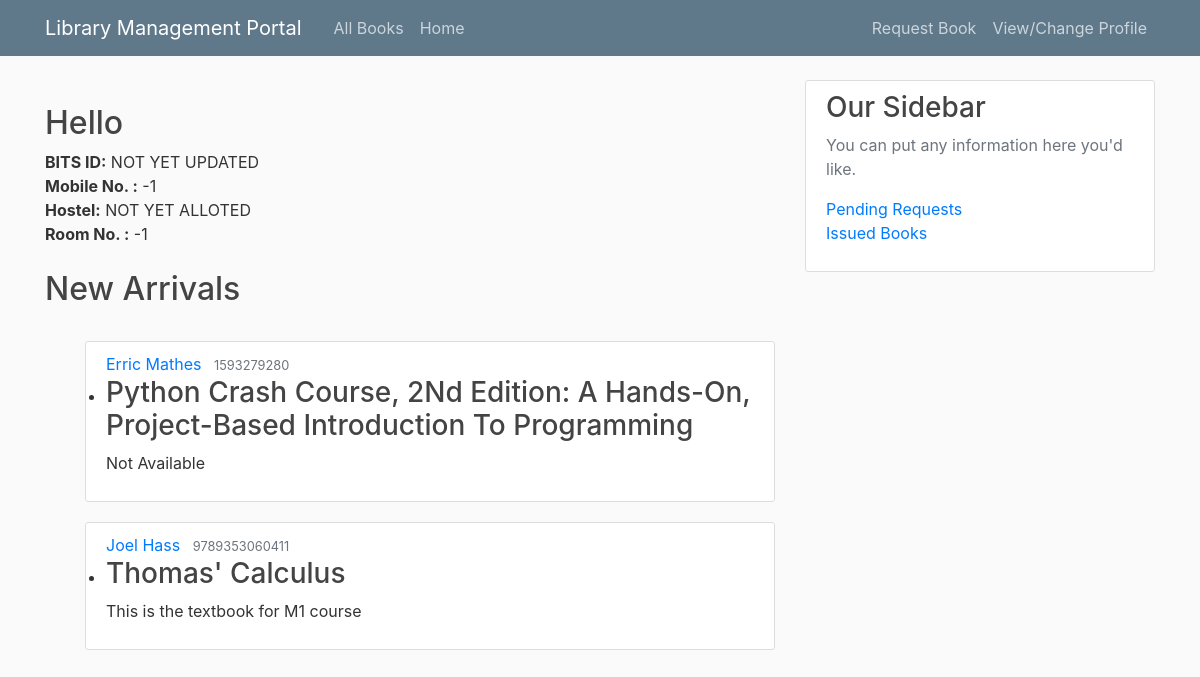
The page /lib/ (signed in) on the database its author committed.
### libmansys/models.py (models this page shows, shortened)
class Student(models.Model):
    bits_id = models.CharField(max_length=13, default="NOT YET UPDATED")
    user_ID = models.IntegerField(default=-1)
    mobile_number = models.IntegerField(default=-1,
                                        validators=[
                                            MaxValueValidator(9999999999),
                                            MinValueValidator(1000000000),
                                        ])
    room_no = models.IntegerField(default=-1)
    hostel = models.CharField(
        max_length=50, choices=HOSTEL_CHOICES, default="NOT YET ALLOTED"
    )

class Book(models.Model):
    name = models.CharField(max_length=50)
    author = models.CharField(max_length=200)
    publisher = models.CharField(max_length=200, default="Not Available")
    isbn = models.PositiveIntegerField()
    genre = models.CharField(max_length=50, default="Not Available")
    summary = models.CharField(max_length=200, default="Not Available")
    location = models.CharField(max_length=200, default="Not Available")
    availability = models.IntegerField(default=0)

### libmansys/views.py (the view)
# urls.py: path("", views.user_home, name="user_home"),
def user_home(request):
    book_list = Book.objects.all()[:5]
    is_new_user(
        request)  # add a new user to the Student model,do nothing for an existing student
    student = Student.objects.get(user_ID=request.user.id)
    context = {"student": student, "book_list": book_list}
    return render(request, "libmansys/user_home.html", context)

### libmansys/functions.py (called while the page is built)
def is_new_user(request):
    student_list = Student.objects.all()  # Get existing students
    student_id_list = []  # Stores the unique IDs of every student
    for student in student_list:
        student_id_list.append(student.user_ID)
    current_user_id = request.user.id  # get the ID of current user
    if current_user_id not in student_id_list:  # If the current user is not in database
        s = Student(user_ID=current_user_id)  # Create a new user
        s.save()  # Add it to the database
        return True
    else:
        return False

### libmansys/templates/libmansys/user_home.html (shortened to what this page needs)
{%extends "libmansys/base.html"%}
{%block content%}
{%load socialaccount%}
<h2>Hello {{user.get_full_name}}</h2>
<a>
    <b>BITS ID:</b> {{student.bits_id}}<br>
    <b>Mobile No. :</b> {{student.mobile_number}}<br>
    <b>Hostel:</b> {{student.hostel}}<br>
    <b>Room No. :</b> {{student.room_no}}<br>
</a>
<br>
<h2>New Arrivals</h2>
<br>
<ul>
    {%for book in book_list%}
    <article class="media content-section">
      <div class="media-body">
        <div class="book-metadata">
          <a class="mr-2" href="#">{{ book.author }}</a>
          <small class="text-muted">{{ book.isbn }}</small>
        </div>
        <li><a href="{% url 'libmansys:detail' book.isbn %}">
            <h3>{{book.name}}</h3>
          </a></li>
        <p class="book-summary">{{ book.summary }}</p>
      </div>
    </article>
    {%endfor%}
  </ul>
{%endblock content%}

### libmansys/templates/libmansys/base.html (shortened to what this page needs)
{%load static%}
<!DOCTYPE html>
<html>
<head>
  <link rel="stylesheet" href="https://maxcdn.bootstrapcdn.com/bootstrap/4.0.0/css/bootstrap.min.css"
>
  <link rel="stylesheet" type="text/css" href="{%static 'libmansys/main.css'%}">
</head>
<body>
  <header class="site-header">
    <nav class="navbar navbar-expand-md navbar-dark bg-steel fixed-top">
      <div class="container">
        <a class="navbar-brand mr-4" href="/">Library Management Portal</a>
        <div class="collapse navbar-collapse" id="navbarToggle">
          <div class="navbar-nav mr-auto">
            <a class="nav-item nav-link" href="{%url 'libmansys:booklist'%}">All Books</a>
            <a class="nav-item nav-link" href="{%url 'libmansys:user_home'%}">Home</a>
          </div>
          <div class="navbar-nav">
            <a class="nav-item nav-link" href="{%url 'libmansys:request'%}">Request Book</a>
            <a class="nav-item nav-link" href="{%url 'libmansys:profile'%}">View/Change Profile</a>
          </div>
        </div>
      </div>
    </nav>
  </header>
  <main role="main" class="container">
    <div class="row">
      <div class="col-md-8">
        {% block content %}{% endblock %}
      </div>
      <div class="col-md-4">
        <div class="content-section">
          <h3>Our Sidebar</h3>
          <p class='text-muted'>You can put any information here you'd like.
            <ul class="list-group">
              <a class="list-item list-link" href="{%url 'libmansys:pending_requests'%}">Pending Requests</a></ul>
              <a class="list-item list-link" href="{%url 'libmansys:issued_books'%}">Issued Books</a></ul>
          </p>
        </div>
      </div>
    </div>
  </main>
</body>
</html>

### libmansys/static/libmansys/main.css (style rules this page uses)
body { background: #fafafa; color: #333333; margin-top: 5rem; }
h1, h2, h3, h4, h5, h6 { color: #444444; }
ul { margin: 0; }
.bg-steel { background-color: #5f788a; }
.site-header .navbar-nav .nav-link { color: #cbd5db; }
.content-section { background: #ffffff; padding: 10px 20px; border: 1px solid #dddddd; border-radius: 3px; margin-bottom: 20px; }

### rows shown on the page
Student: bits_id "NOT YET UPDATED", mobile_number "-1", hostel "NOT YET ALLOTED", room_no "-1"
Book: author "Erric Mathes", isbn "1593279280", name "Python Crash Course, 2Nd Edition: A Hands-On, Project-Based Introduction To Programming", summary "Not Available"
Book: author "Joel Hass", isbn "9789353060411", name "Thomas' Calculus", summary "This is the textbook for M1 course"
